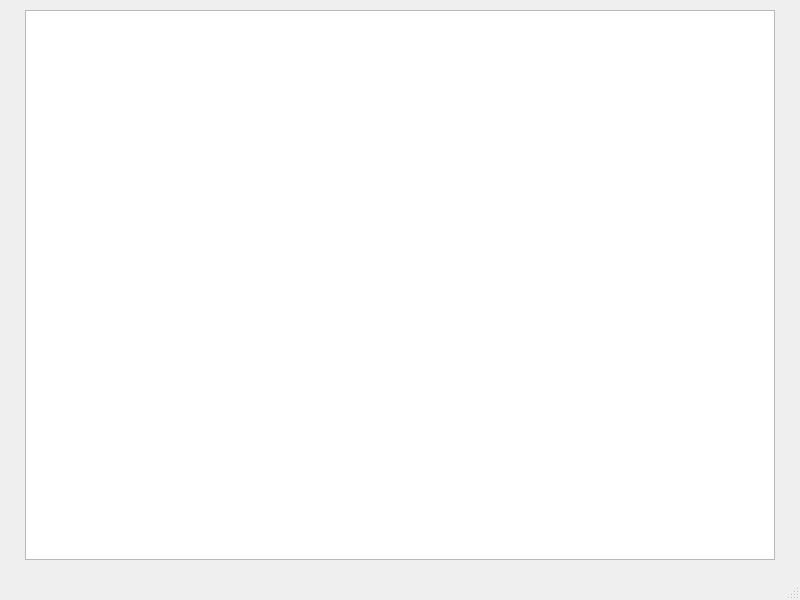
<?xml version="1.0" encoding="UTF-8"?>
<ui version="4.0">
 <class>MainWindow</class>
 <widget class="QMainWindow" name="MainWindow">
  <property name="geometry">
   <rect>
    <x>0</x>
    <y>0</y>
    <width>800</width>
    <height>600</height>
   </rect>
  </property>
  <property name="windowTitle">
   <string>MainWindow</string>
  </property>
  <widget class="QWidget" name="centralwidget">
   <widget class="QTableWidget" name="tableWidget">
    <property name="geometry">
     <rect>
      <x>25</x>
      <y>10</y>
      <width>750</width>
      <height>550</height>
     </rect>
    </property>
    <property name="frameShape">
     <enum>QFrame::StyledPanel</enum>
    </property>
   </widget>
  </widget>
  <widget class="QStatusBar" name="statusbar"/>
 </widget>
 <resources/>
 <connections/>
</ui>
